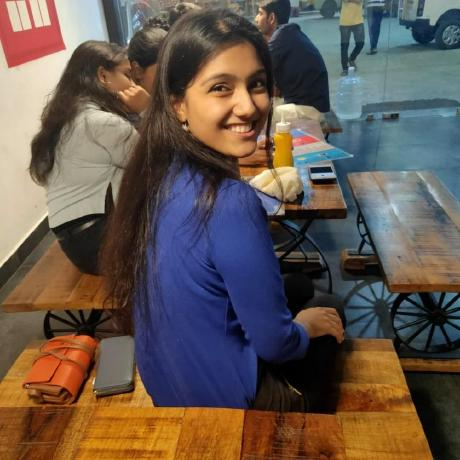
#> input picture OpenCV/me.jpg, 460 x 460 px
$ python templateMatching.py
#> lines starting #> are read from the running program, lines starting #| are printed output that depends on the picture; after the words box and inside, x2 and y2 are one past the last pixel; in counts of white or black regions, pixels touching at a corner belong together; long printed decimals are rounded
import numpy as np
import cv2

template = cv2.imread('me.jpg',0)
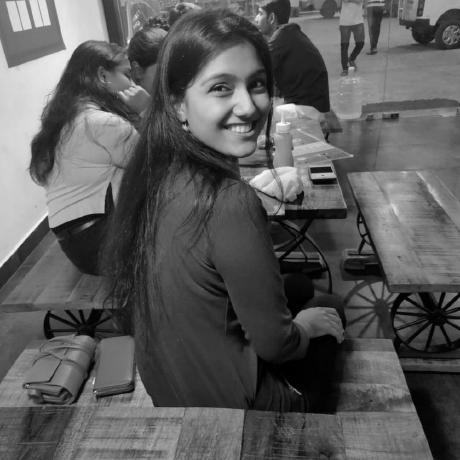
#> template: shape (460, 460); min 0, max 255, mean 90.6
frame = cv2.imread("images.jpg",0)
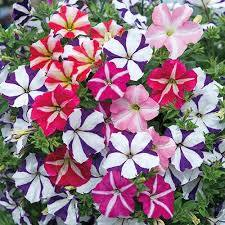
#> input picture OpenCV/images.jpg, 225 x 225 px
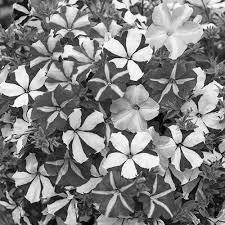
#> frame: shape (225, 225); min 0, max 255, mean 128.8

cv2.imshow("Frame",frame)
cv2.imshow("Template",template)

result = cv2.matchTemplate(frame, template, cv2.TM_CCOEFF_NORMED)
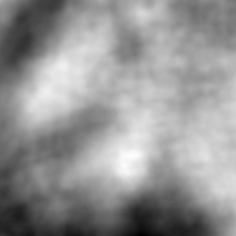
#> result: shape (236, 236) float32; min -0.21, max 0.202, mean 0.0302; drawn with min black and max white
min_val, max_val, min_loc, max_loc = cv2.minMaxLoc(result)
#> min_val = -0.21; max_val = 0.202; min_loc = (141, 235); max_loc = (130, 156)
print(max_val,max_loc)
#| 0.2022 (130, 156)
cv2.circle(result,max_loc,15,255,2)
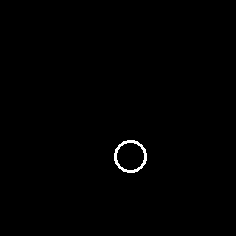
#> result: shape (236, 236) float32; 0.5% of pixels changed, all inside (x1, y1, x2, y2) = (114, 140, 147, 173); drawn with min black and max white

cv2.imshow("Matching",result)
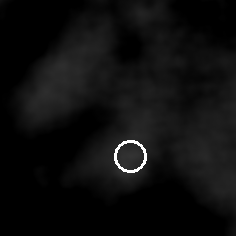
#> window 'Matching': shape (236, 236); min 0, max 255, mean 14.2

cv2.waitKey(0)
cv2.destroyAllWindows()
